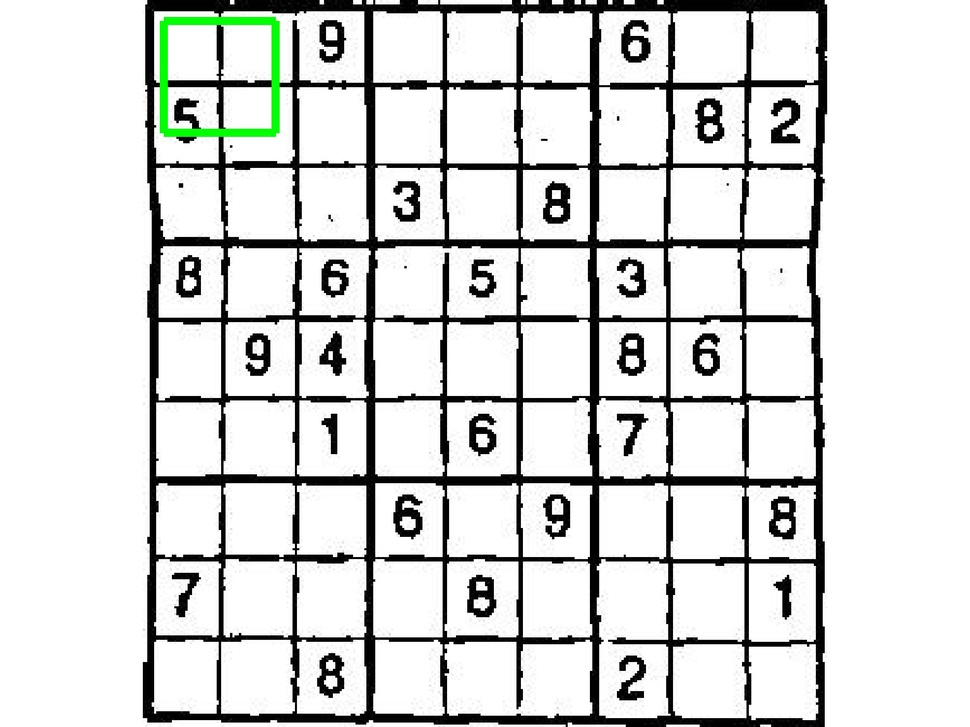
%> input picture code/extract_digits/test.jpg, 970 x 727 px, shrunk from 2404 x 1801 before the run
$ octave --eval "result = computegradients(rgb2gray(imread('../test.jpg')));"   (GNU Octave 9; MATLAB toolbox functions it lacks are replaced by stand-ins)
%> lines starting %> are read from the running program, lines starting %| are printed output that depends on the picture
function [ xgradient_image, ygradient_image ] = computegradients( input_image )

  % Get the input image dimensions
  [height, width] = size(input_image);
%> height = 727; width = 970

  % [5 lines of commented-out code are left out]


  g_filter = fspecial('gaussian', 10, 1);
  d_filter_x = [-1,1];
  d_filter_y = [1 ; -1];

  % [7 lines of commented-out code are left out]


  filter_x = conv2(g_filter, d_filter_x, 'same');
  filter_y = conv2(g_filter, d_filter_y, 'same');

  xgradient_image = conv2(input_image, filter_x, 'same');
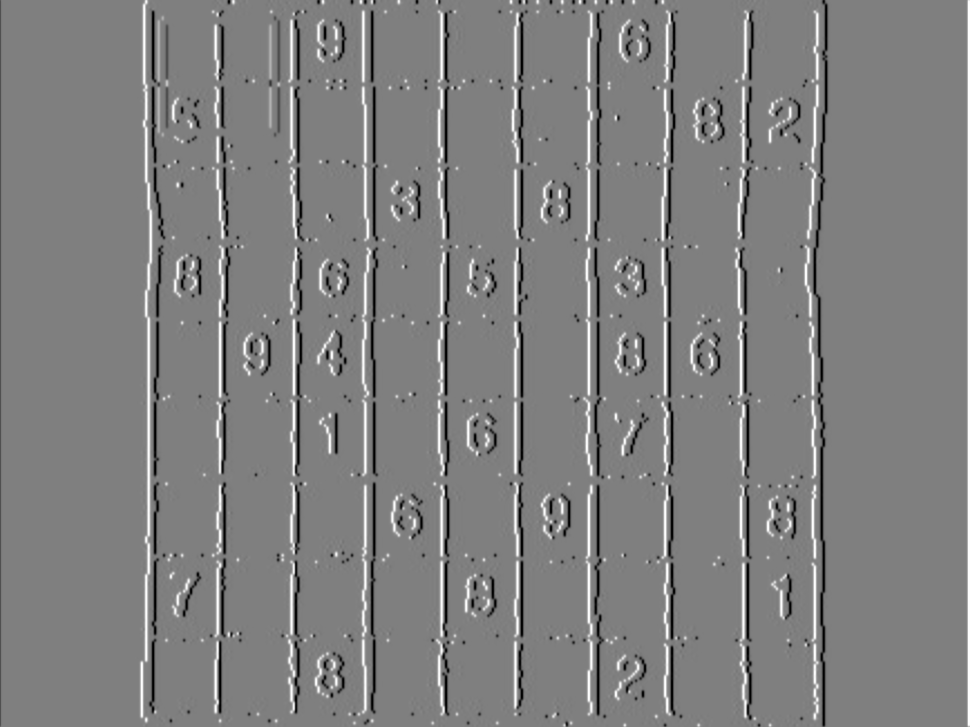
%> xgradient_image: size 727x970 double; min -89.46, max 89.78, mean 0.2; drawn with min black and max white
  ygradient_image = conv2(input_image, filter_y, 'same');
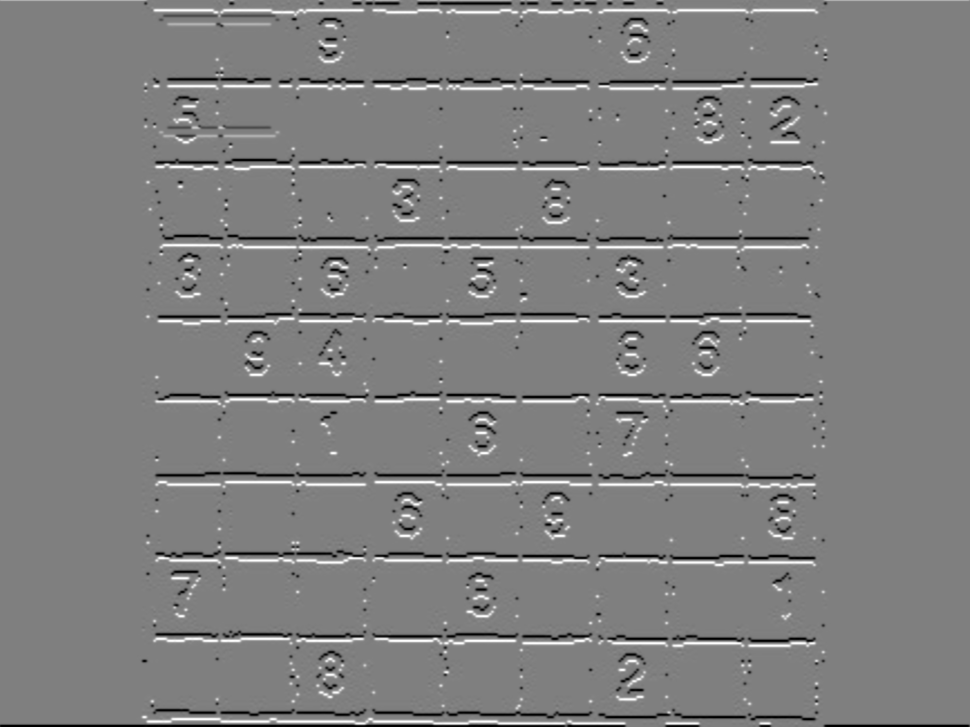
%> ygradient_image: size 727x970 double; min -89.78, max 89.58, mean -0.1; drawn with min black and max white

  % [11 lines of commented-out code are left out]

end
